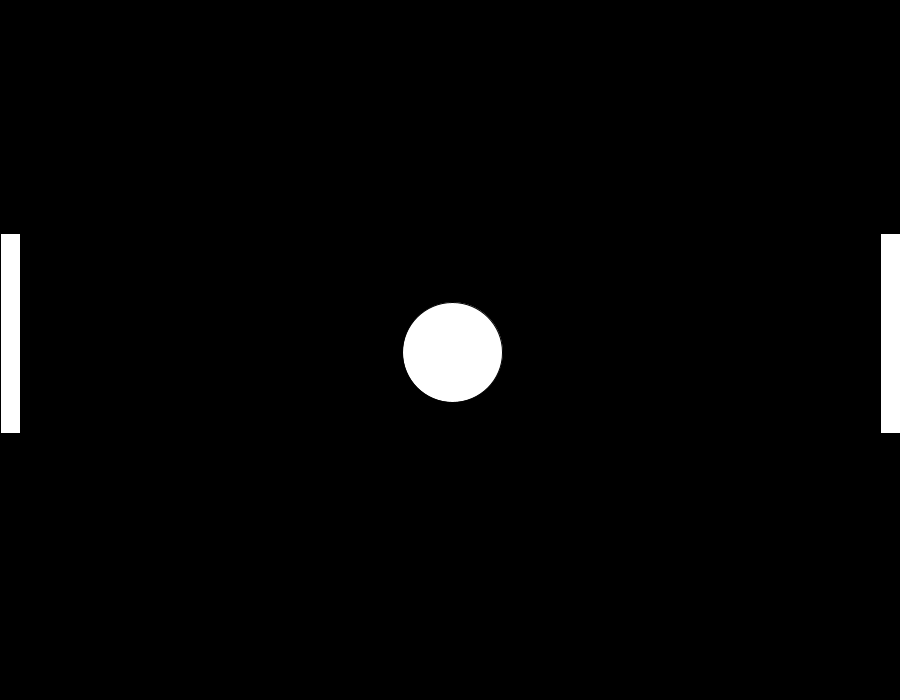
Frame 1 (no input)
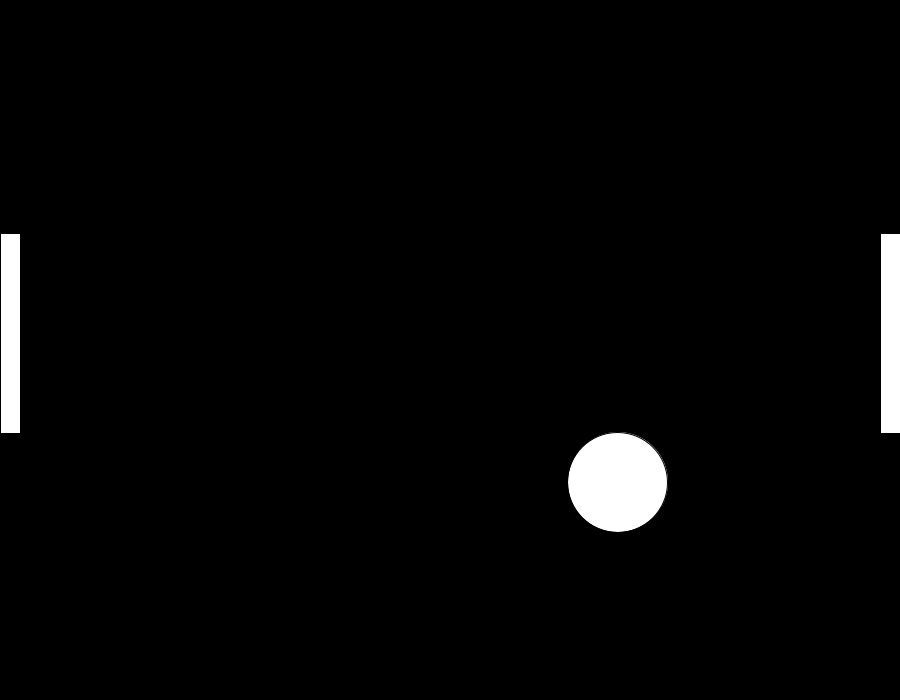
Frame 60 (the mouse pressed at the canvas centre just before this capture)
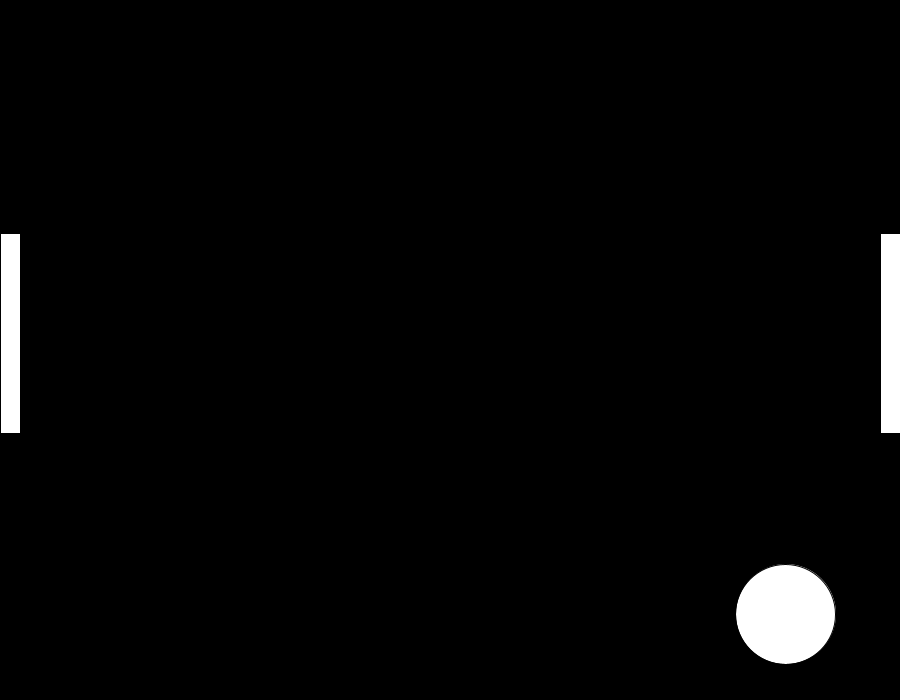
Frame 120 (the mouse held since frame 60 and released just before this capture)

The Processing sketch that drew these frames (run headless with seeded random() and noise(); from frame 60 on, the mouse is pressed at the canvas centre):

// Processing sketch: sketch_200922a
// ── sketch_200922a.pde
public class Ball{
  float position_x,  position_y;
  float size;
  float xspeed = 2.8, yspeed = 2.2;
  int xdirection = 1, ydirection = 1;
  
  Ball(float size1){
    position_x = width/2;
    position_y = height/2;
    size = size1;
  }
  
  public void draw(){
    fill(255);
    circle(position_x,position_y,size);
  }
  public void ball_move(){
    position_x = position_x+(xspeed*xdirection);
    position_y = position_y+(yspeed*ydirection);
     if (position_x> width-(size/2)|| position_x < size/2) {
        xdirection *= -1;
    }
    if (position_y > height-(size/2)|| position_y < size/2) {
        ydirection *= -1;
    }
    draw();
  }
  
}

public class Pong_Game{
  int score;
  
  public void ball_reset(){
  }
  
  public void update(){
  }
  
  
 void score(){
 }
 
}
public class Paddle{
  float bounce;
  float paddle_x, paddle_y, paddle_w, paddle_h ,paddle_yR, paddle_yL;
  String input;
  
  Paddle(float pad_w,float pad_h){
    paddle_x = width;
    paddle_y = height/3;
    paddle_yL = paddle_y;
    paddle_yR = paddle_y;
    paddle_w = pad_w;
    paddle_h = pad_h;
  }
  
  public void draw(){
    fill(255);
    rect(paddle_x-20, paddle_yL, paddle_w, paddle_h);
    rect(paddle_x-900, paddle_yR, paddle_w, paddle_h);
  }
  public void racket_update(int y){
    delay(60);
    paddle_y = paddle_y+y;
    
  }
  public void move_racket(){
  }
  void ball_bounce(){
  }
}

Ball ball ;
Paddle paddle;
void setup(){
  size(900,700);
  ball = new Ball(100);
  paddle = new Paddle(20,200);
}

void draw(){
  background(0);
  ball.ball_move();
  paddle.draw(); 
}
